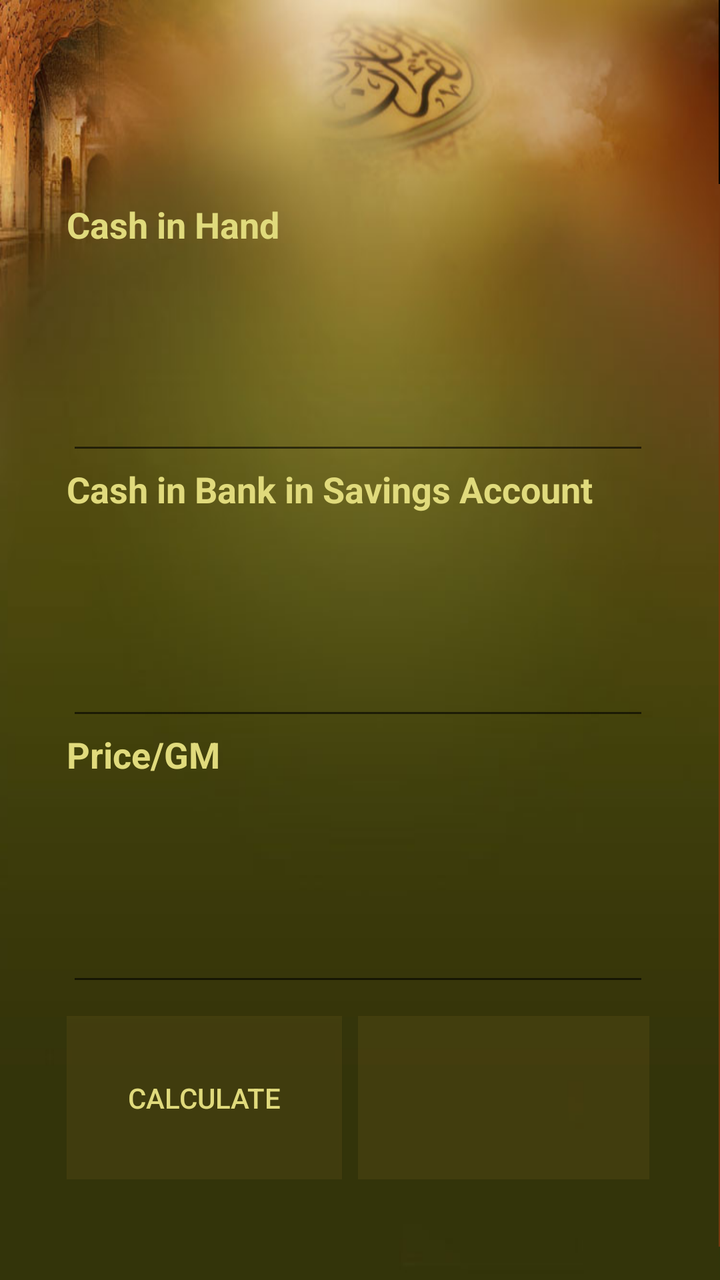
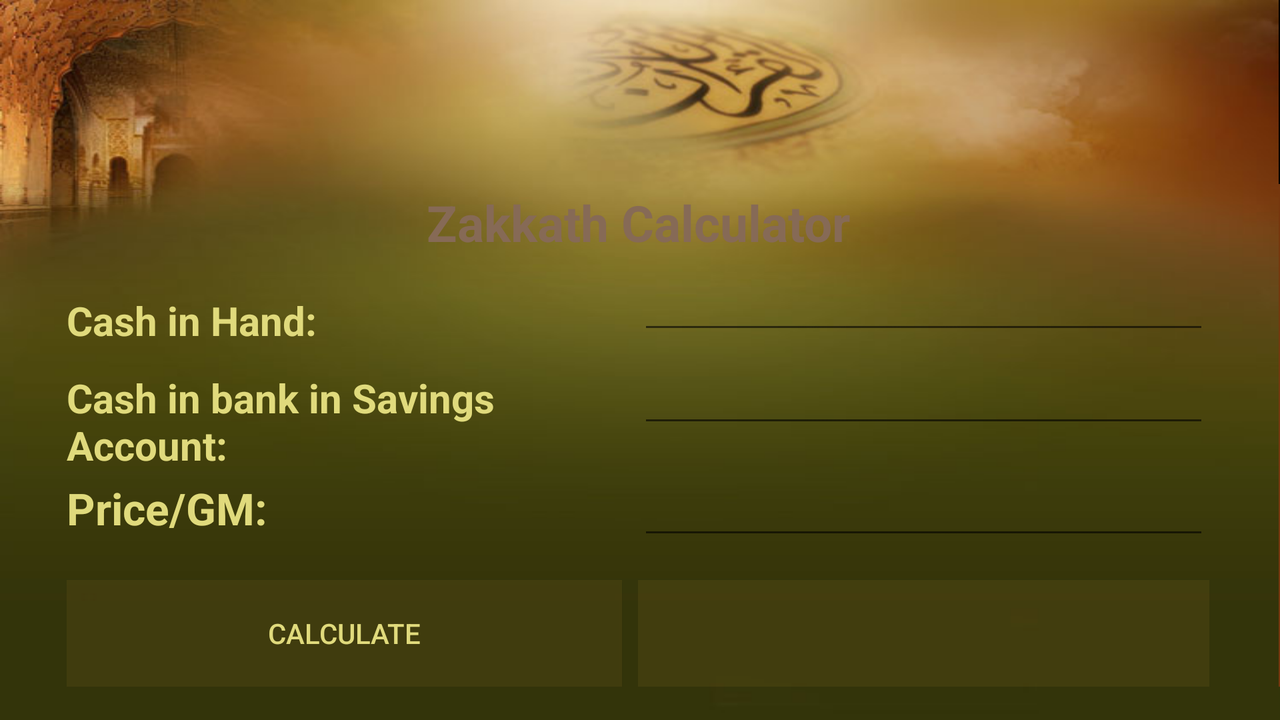

One screen, two layout resources from the same app: the default and the repository's alternative for another configuration. Each is rendered where Android would select it; the XML of both is given below.
<!-- AndroidManifest.xml: application theme AppTheme -->
<!-- res/layout/zakkat_calculator.xml -->
<LinearLayout xmlns:android="http://schemas.android.com/apk/res/android"
    xmlns:tools="http://schemas.android.com/tools"
    android:id="@+id/LinearLayout1"
    android:layout_width="match_parent"
    android:layout_height="match_parent"
    android:background="@drawable/bodyy"
    android:orientation="vertical"
    android:weightSum="4.0"
    tools:context="com.example.myquran.HomePage" >

    <TextView
        android:id="@+id/textView1"
        android:layout_width="match_parent"
        android:layout_height="wrap_content"
        android:text="@string/cash_in_hand"
        android:textSize="18sp"
        android:layout_weight="0.50"
        android:textColor="#E0DA7C"
        android:layout_marginTop="8dp"
        android:textStyle="bold" />

    <EditText
        android:id="@+id/editText1"
        android:layout_width="match_parent"
        android:layout_weight="0.50"
        android:layout_height="wrap_content"
        android:ems="10" 
        android:inputType="number">

        <requestFocus />
    </EditText>

    <TextView
        android:id="@+id/textView8"
        android:layout_width="match_parent"
        android:layout_height="wrap_content"
        android:layout_weight="0.50"
        android:textColor="#E0DA7C"
        android:text="@string/cash_in_bank"
        android:textSize="18sp"
        android:textStyle="bold" />

    <EditText
        android:id="@+id/editText2"
        android:layout_width="match_parent"
        android:layout_height="wrap_content"
        android:layout_weight="0.50"
        android:ems="10"
        android:inputType="number" />

    <TextView
        android:id="@+id/textView9"
        android:layout_width="match_parent"
        android:layout_height="wrap_content"
        android:layout_weight="0.50"
        android:text="@string/price_GM"
        android:textColor="#E0DA7C"
        android:textSize="18sp"
        android:textStyle="bold" />

    <EditText
        android:id="@+id/editText3"
        android:layout_width="match_parent"
        android:layout_height="wrap_content"
        android:layout_weight="0.50"
        android:ems="10" 
        android:inputType="number"/>

    <LinearLayout
        android:layout_width="match_parent"
        android:layout_height="wrap_content"
        android:layout_weight="0.50"
        android:weightSum="1.0"
        android:layout_marginTop="10dp"
        android:orientation="horizontal" >

        <Button
            android:id="@+id/button123"
            android:layout_width="match_parent"
            android:layout_height="match_parent"
            android:layout_weight="0.50"
            android:background="#406B5919"
            android:onClick="calculate"
            android:text="@string/calculate"
            android:layout_marginRight="8dp"
            android:textColor="#E0DA7C" />

        <TextView
            android:id="@+id/textView2"
            android:layout_width="match_parent"
            android:layout_height="match_parent"
            android:layout_weight="0.50"
            android:background="#406B5919"
            android:gravity="center"
            android:textColor="#E0DA7C"
            android:textStyle="bold" />

    </LinearLayout>

</LinearLayout>
<!-- resources referenced by this layout -->
<resources>
  <!-- drawable bodyy: png bitmap (drawable-hdpi, 211527 bytes) -->
  <string name="calculate">Calculate</string>
  <string name="cash_in_bank">Cash in Bank in Savings Account</string>
  <string name="cash_in_hand">Cash in Hand</string>
  <string name="price_GM">Price/GM</string>
  <style name="AppTheme" parent="@style/Theme.AppCompat.Light.DarkActionBar">
          <item name="android:actionBarStyle">@style/MyActionBar</item>
          <item name="actionBarStyle">@style/MyActionBar</item>
      </style>
  <style name="MyActionBar" parent="@style/Widget.AppCompat.Light.ActionBar.Solid.Inverse">
          <item name="android:background">@color/my_red</item>
          <item name="background">@color/my_red</item>
      </style>
  <color name="my_red">#8A4D13</color>
</resources>
<!-- res/layout-land/zakkat_calculator.xml (the repository's variant of the layout above) -->
<!-- drawn on the phone turned sideways -->
<LinearLayout xmlns:android="http://schemas.android.com/apk/res/android"
    xmlns:tools="http://schemas.android.com/tools"
    android:id="@+id/LinearLayout1"
    android:layout_width="match_parent"
    android:layout_height="match_parent"
    android:background="@drawable/bodyy"
    android:orientation="vertical"
    android:weightSum="5.0"
    tools:context="com.example.myquran.HomePage" >

    <TextView
        android:id="@+id/textView3"
        android:layout_width="match_parent"
        android:layout_height="wrap_content"
        android:layout_weight="1.0"
        android:gravity="center"
        android:text="Zakkath Calculator"
        android:textColor="#866A56"
        android:textAppearance="?android:attr/textAppearanceLarge"
        android:textSize="25sp"
        android:textStyle="bold" />

    <LinearLayout
        android:layout_width="match_parent"
        android:layout_height="wrap_content"
        android:layout_weight="1.0"
        android:orientation="horizontal"
        android:weightSum="1.0" >

        <TextView
            android:id="@+id/textView1"
            android:layout_width="match_parent"
            android:layout_height="wrap_content"
            android:layout_marginTop="8dp"
            android:layout_weight="0.50"
            android:text="Cash in Hand:"
            android:textColor="#E0DA7C"
            android:textSize="20sp"
            android:textStyle="bold" />

        <EditText
            android:id="@+id/editText1"
            android:layout_width="match_parent"
            android:layout_height="wrap_content"
            android:layout_weight="0.50"
            android:ems="10"
            android:inputType="number" />

    </LinearLayout>

    <LinearLayout
        android:layout_width="match_parent"
        android:layout_height="wrap_content"
        android:orientation="horizontal"
        android:layout_weight="1.0"
        android:weightSum="1.0" >

        <TextView
            android:id="@+id/textView8"
            android:layout_width="match_parent"
            android:layout_height="wrap_content"
            android:layout_weight="0.50"
            android:text="Cash in bank in Savings Account:"
            android:textColor="#E0DA7C"
            android:textSize="20sp"
            android:textStyle="bold" />

        <EditText
            android:id="@+id/editText2"
            android:layout_width="match_parent"
            android:layout_height="wrap_content"
            android:layout_weight="0.50"
            android:ems="10"
            android:inputType="number" >

            <requestFocus />
        </EditText>

    </LinearLayout>

    <LinearLayout
        android:layout_width="match_parent"
        android:layout_height="wrap_content"
        android:layout_weight="1.0" 
        android:orientation="horizontal"
        android:weightSum="1.0">

        <TextView
            android:id="@+id/textView9"
            android:layout_width="match_parent"
            android:layout_height="wrap_content"
            android:layout_weight="0.50"
            android:text="Price/GM:"
            android:textColor="#E0DA7C"
            android:textSize="22sp"
            android:textStyle="bold" />

        <EditText
            android:id="@+id/editText3"
            android:layout_width="match_parent"
            android:layout_height="wrap_content"
            android:layout_weight="0.50"
            android:ems="10"
            android:inputType="number" />

    </LinearLayout>

    <LinearLayout
        android:layout_width="match_parent"
        android:layout_height="wrap_content"
        android:layout_weight="1.0"
        android:weightSum="1.0"
        android:layout_marginTop="10dp"
        android:orientation="horizontal" >

        <Button
            android:id="@+id/button123"
            android:layout_width="match_parent"
            android:layout_height="match_parent"    
            android:layout_weight="0.50"
            android:background="#406B5919"
            android:onClick="calculate"
            android:text="calculate"
            android:layout_marginRight="8dp"
            android:textColor="#E0DA7C" />

        <TextView
            android:id="@+id/textView2"
            android:layout_width="match_parent"
            android:layout_height="match_parent"
            android:layout_weight="0.50"
            android:background="#406B5919"
            android:gravity="center"
            android:textColor="#E0DA7C"
            android:textStyle="bold" />

    </LinearLayout>

</LinearLayout>
<!-- resources referenced by the variant -->
<!-- as the phone turned sideways resolves them -->
<resources>
  <!-- drawable bodyy: png bitmap (drawable-hdpi, 211527 bytes) -->
  <style name="AppTheme" parent="@style/Theme.AppCompat.Light.DarkActionBar">
          <item name="android:actionBarStyle">@style/MyActionBar</item>
          <item name="actionBarStyle">@style/MyActionBar</item>
      </style>
  <style name="MyActionBar" parent="@style/Widget.AppCompat.Light.ActionBar.Solid.Inverse">
          <item name="android:background">@color/my_red</item>
          <item name="background">@color/my_red</item>
      </style>
  <color name="my_red">#8A4D13</color>
</resources>
